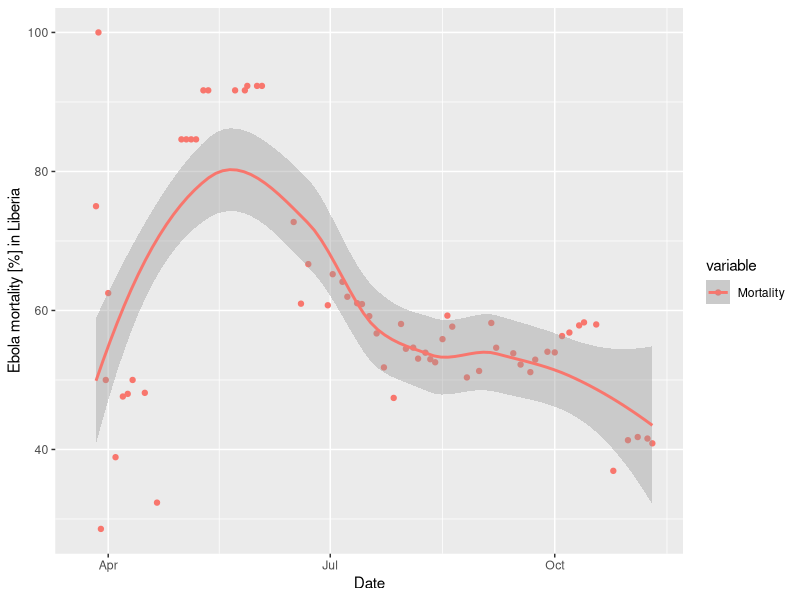

This figure's R source:
## ---- chunk 1
library(reshape2)
library(ggplot2)

# Read in the Ebola data
options(stringsAsFactors = FALSE)
ebola_data <- read.csv(file = './country_timeseries.csv', header = TRUE)
ebola_data$Date <- as.Date(ebola_data$Date, "%m/%d/%Y")

eb_liberia = subset(ebola_data, 
                    select = c(Date, Cases_Liberia, Deaths_Liberia))
colnames(eb_liberia) <- c('Date', 'Cases', 'Deaths')

mort_liberia <- data.frame(eb_liberia$Date,
                           eb_liberia$Deaths / eb_liberia$Cases * 100)
colnames(mort_liberia) <- c('Date', 'Mortality')

plt <- ggplot(melt(mort_liberia, id = 'Date'),
       aes(x = Date, y = value, colour = variable), na.rm=TRUE) +
       geom_point() + stat_smooth(method = loess) +
       labs(x = "Date", y = "Ebola mortality [%] in Liberia")

print(plt)
